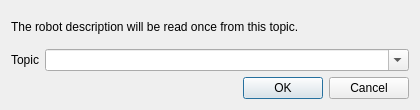
<?xml version="1.0" encoding="UTF-8"?>
<ui version="4.0">
 <class>Dialog</class>
 <widget class="QDialog" name="Dialog">
  <property name="geometry">
   <rect>
    <x>0</x>
    <y>0</y>
    <width>420</width>
    <height>110</height>
   </rect>
  </property>
  <property name="windowTitle">
   <string>FreeCAD - CROSS - Import from a Topic</string>
  </property>
  <layout class="QVBoxLayout" name="verticalLayout">
   <item>
    <widget class="QLabel" name="label_explanation">
     <property name="text">
      <string>The robot description will be read once from this topic.</string>
     </property>
    </widget>
   </item>
   <item>
    <layout class="QHBoxLayout" name="horizontalLayout_topic">
     <item>
      <widget class="QLabel" name="label_topic">
       <property name="text">
        <string>Topic</string>
       </property>
      </widget>
     </item>
     <item>
      <widget class="QComboBox" name="combo_topic">
       <property name="editable">
        <bool>true</bool>
       </property>
       <property name="sizePolicy">
        <sizepolicy hsizetype="Expanding" vsizetype="Fixed">
         <horstretch>0</horstretch>
         <verstretch>0</verstretch>
        </sizepolicy>
       </property>
      </widget>
     </item>
    </layout>
   </item>
   <item>
    <widget class="QDialogButtonBox" name="button_box">
     <property name="orientation">
      <enum>Qt::Horizontal</enum>
     </property>
     <property name="standardButtons">
      <set>QDialogButtonBox::Cancel|QDialogButtonBox::Ok</set>
     </property>
    </widget>
   </item>
  </layout>
 </widget>
 <resources/>
 <connections>
  <connection>
   <sender>button_box</sender>
   <signal>accepted()</signal>
   <receiver>Dialog</receiver>
   <slot>accept()</slot>
   <hints>
    <hint type="sourcelabel">
     <x>248</x>
     <y>254</y>
    </hint>
    <hint type="destinationlabel">
     <x>157</x>
     <y>274</y>
    </hint>
   </hints>
  </connection>
  <connection>
   <sender>button_box</sender>
   <signal>rejected()</signal>
   <receiver>Dialog</receiver>
   <slot>reject()</slot>
   <hints>
    <hint type="sourcelabel">
     <x>316</x>
     <y>260</y>
    </hint>
    <hint type="destinationlabel">
     <x>286</x>
     <y>274</y>
    </hint>
   </hints>
  </connection>
 </connections>
</ui>
